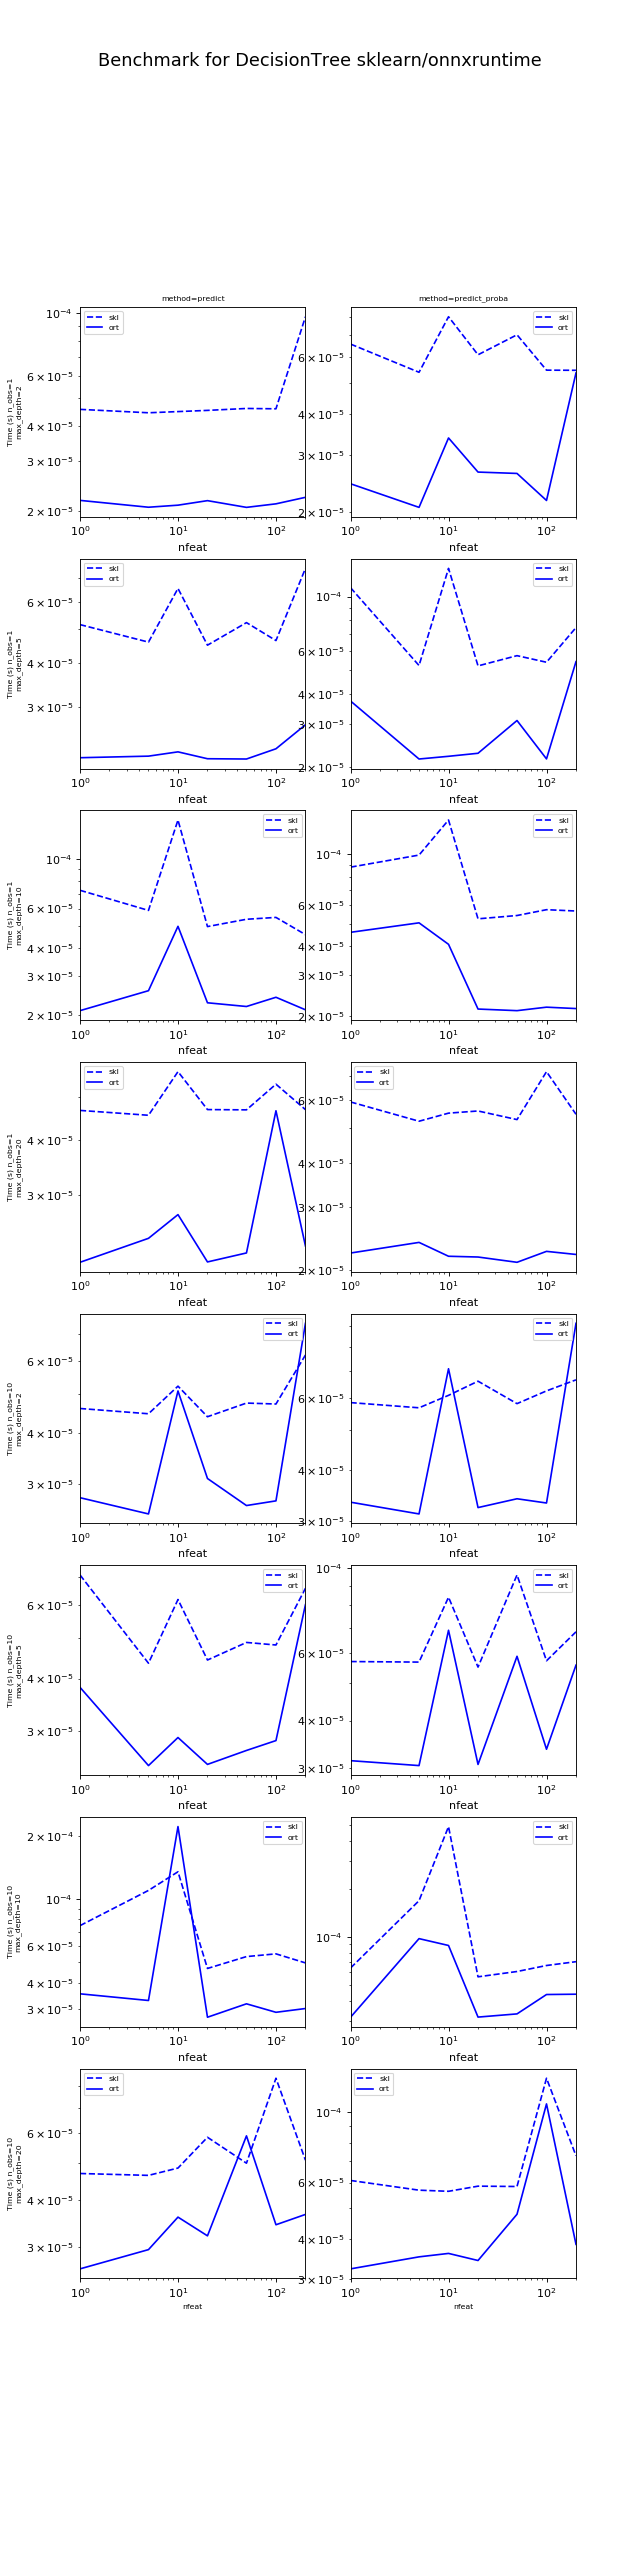

Reproduce this figure in Python.
import matplotlib.pyplot as plt
import pandas
name = "../../onnx/results/bench_plot_onnxruntime_decision_tree.csv"
df = pandas.read_csv(name)
plt.close('all')

nrows = max(len(set(df.max_depth)) * len(set(df.n_obs)), 2)
ncols = max(len(set(df.method)), 2)
fig, ax = plt.subplots(nrows, ncols,
                       figsize=(ncols * 4, nrows * 4))
pos = 0
row = 0
for n_obs in sorted(set(df.n_obs)):
    for max_depth in sorted(set(df.max_depth)):
        pos = 0
        for method in sorted(set(df.method)):
            a = ax[row, pos]
            if row == ax.shape[0] - 1:
                a.set_xlabel("N features", fontsize='x-small')
            if pos == 0:
                a.set_ylabel("Time (s) n_obs={}\nmax_depth={}".format(n_obs, max_depth),
                             fontsize='x-small')

            color = 'b'
            subset = df[(df.method == method) & (df.n_obs == n_obs)
                        & (df.max_depth == max_depth)]
            if subset.shape[0] == 0:
                continue
            subset = subset.sort_values("nfeat")
            label = "skl"
            subset.plot(x="nfeat", y="time_skl", label=label, ax=a,
                        logx=True, logy=True, c=color, style='--')
            label = "ort"
            subset.plot(x="nfeat", y="time_ort", label=label, ax=a,
                        logx=True, logy=True, c=color)

            a.legend(loc=0, fontsize='x-small')
            if row == 0:
                a.set_title("method={}".format(method), fontsize='x-small')
            pos += 1
        row += 1

plt.suptitle("Benchmark for DecisionTree sklearn/onnxruntime", fontsize=16)
